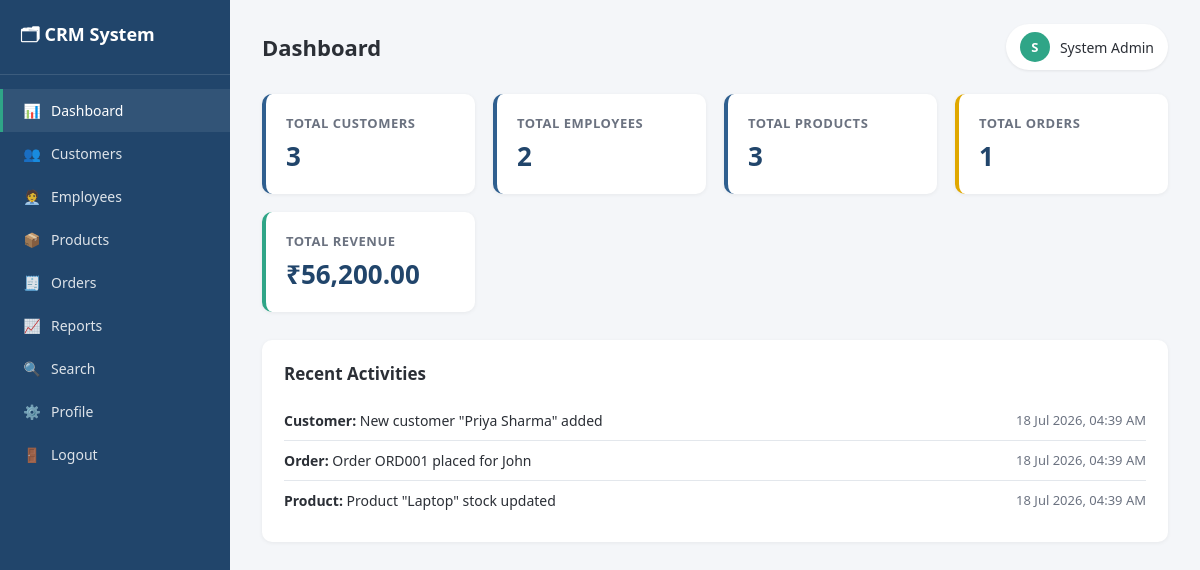
/dashboard.php (signed in), run on the app's committed database.
### tables this page shows
CREATE TABLE IF NOT EXISTS activity_log (
    id INT AUTO_INCREMENT PRIMARY KEY,
    activity_desc VARCHAR(255) NOT NULL,
    activity_type VARCHAR(50) DEFAULT 'General',
    created_at TIMESTAMP DEFAULT CURRENT_TIMESTAMP
);

### config.php (called while the page is built, shortened)
<?php
function h($str) {
    return htmlspecialchars($str ?? '', ENT_QUOTES, 'UTF-8');
}

### dashboard.php (the view, shortened to what this page needs)
<?php
require_once 'config.php';
$total_customers = $conn->query("SELECT COUNT(*) AS c FROM customers")->fetch_assoc()['c'];
$total_employees  = $conn->query("SELECT COUNT(*) AS c FROM employees")->fetch_assoc()['c'];
$total_products   = $conn->query("SELECT COUNT(*) AS c FROM products")->fetch_assoc()['c'];
$total_orders     = $conn->query("SELECT COUNT(*) AS c FROM orders")->fetch_assoc()['c'];
$total_revenue    = $conn->query("SELECT COALESCE(SUM(total_amount),0) AS r FROM orders WHERE status != 'Cancelled'")->fetch_assoc()['r'];
$activities = $conn->query("SELECT activity_desc, activity_type, created_at FROM activity_log ORDER BY created_at DESC LIMIT 8");
?>
<!DOCTYPE html>
<html lang="en">
<head>
<link rel="stylesheet" href="assets/css/style.css">
</head>
<body>
<div class="app-shell">
  <?php include 'includes/sidebar.php'; ?>
  <main class="main">
    <?php include 'includes/topbar.php'; ?>
    <div class="stats-grid">
      <div class="stat-card">
        <h3>Total Customers</h3>
        <div class="value"><?= (int)$total_customers ?></div>
      </div>
      <div class="stat-card">
        <h3>Total Employees</h3>
        <div class="value"><?= (int)$total_employees ?></div>
      </div>
      <div class="stat-card">
        <h3>Total Products</h3>
        <div class="value"><?= (int)$total_products ?></div>
      </div>
      <div class="stat-card orders">
        <h3>Total Orders</h3>
        <div class="value"><?= (int)$total_orders ?></div>
      </div>
      <div class="stat-card revenue">
        <h3>Total Revenue</h3>
        <div class="value">₹<?= number_format($total_revenue, 2) ?></div>
      </div>
    </div>
    <div class="card">
      <div class="card-header">
        <h3>Recent Activities</h3>
      </div>
      <ul class="activity-list">
        <?php if ($activities->num_rows === 0): ?>
          <li>No recent activity.</li>
        <?php else: while ($a = $activities->fetch_assoc()): ?>
          <li>
            <span>
              <strong><?= h($a['activity_type']) ?>:</strong> <?= h($a['activity_desc']) ?>
            </span>
            <span class="text-muted"><?= date('d M Y, h:i A', strtotime($a['created_at'])) ?></span>
          </li>
        <?php endwhile; endif; ?>
      </ul>
    </div>
  </main>
</div>
</body>
</html>

### assets/css/style.css (style rules this page uses)
:root { --primary: #2f5f8f; --primary-dark: #21456b; --accent: #2fa587; --bg: #f4f6f9; --card-bg: #ffffff; --text: #2b2f36; --muted: #6b7280; --border: #e3e7ec; --danger: #d9534f; --warning: #e0a800; --sidebar-width: 230px; }
* { box-sizing: border-box; }
body { margin: 0; font-family: 'Segoe UI', Roboto, Arial, sans-serif; background: var(--bg); color: var(--text); }
.app-shell { display: flex; min-height: 100vh; }
.main { margin-left: var(--sidebar-width); flex: 1; padding: 24px 32px; width: calc(100% - var(--sidebar-width)); }
.stats-grid { display: grid; grid-template-columns: repeat(auto-fit, minmax(200px, 1fr)); gap: 18px; margin-bottom: 28px; }
.stat-card { background: var(--card-bg); border-radius: 10px; padding: 20px; box-shadow: 0 1px 4px rgba(0,0,0,0.06); border-left: 4px solid var(--primary); }
.stat-card h3 { margin: 0 0 6px; font-size: 13px; color: var(--muted); text-transform: uppercase; letter-spacing: .04em; }
.stat-card .value { font-size: 26px; font-weight: 700; color: var(--primary-dark); }
.stat-card.revenue { border-left-color: var(--accent); }
.stat-card.orders { border-left-color: var(--warning); }
.card { background: var(--card-bg); border-radius: 10px; padding: 22px; box-shadow: 0 1px 4px rgba(0,0,0,0.06); margin-bottom: 24px; }
.card-header { display: flex; justify-content: space-between; align-items: center; margin-bottom: 16px; flex-wrap: wrap; gap: 10px; }
.card-header h3 { margin: 0; font-size: 17px; }
.text-muted { color: var(--muted); font-size: 13px; }
.activity-list { list-style: none; margin: 0; padding: 0; }
.activity-list li { padding: 10px 0; border-bottom: 1px solid var(--border); font-size: 14px; display: flex; justify-content: space-between; }
.activity-list li:last-child { border-bottom: none; }

### data on the page
activity_log: activity_type "Customer", activity_desc "New customer \"Priya Sharma\" added", created_at "18 Jul 2026, 04:39 AM"
activity_log: activity_type "Order", activity_desc "Order ORD001 placed for John", created_at "18 Jul 2026, 04:39 AM"
activity_log: activity_type "Product", activity_desc "Product \"Laptop\" stock updated", created_at "18 Jul 2026, 04:39 AM"

### other printed values
$page_title "Dashboard"
$initials "S"
$_SESSION['admin_name'] "System Admin"
$total_customers "3"
$total_employees "2"
$total_products "3"
$total_orders "1"
$total_revenue "56,200.00"
